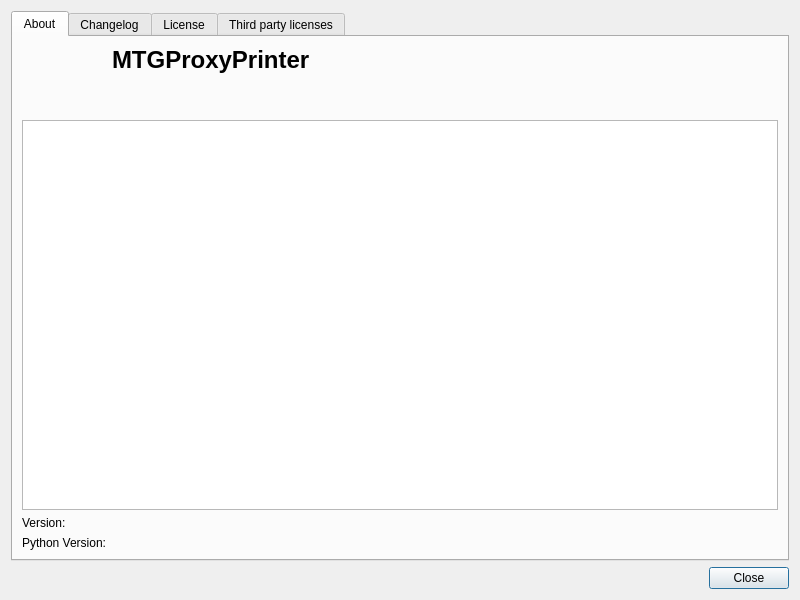
<?xml version="1.0" encoding="UTF-8"?>
<ui version="4.0">
 <class>AboutDialog</class>
 <widget class="QDialog" name="AboutDialog">
  <property name="geometry">
   <rect>
    <x>0</x>
    <y>0</y>
    <width>800</width>
    <height>600</height>
   </rect>
  </property>
  <property name="windowTitle">
   <string>About MTGProxyPrinter</string>
  </property>
  <property name="modal">
   <bool>true</bool>
  </property>
  <layout class="QVBoxLayout" name="verticalLayout">
   <item>
    <widget class="QTabWidget" name="tab_widget">
     <property name="currentIndex">
      <number>0</number>
     </property>
     <widget class="QWidget" name="tab_about">
      <attribute name="title">
       <string>About</string>
      </attribute>
      <layout class="QGridLayout" name="tab_about_layout">
       <item row="3" column="1" colspan="2">
        <widget class="QLabel" name="python_version_label">
         <property name="textInteractionFlags">
          <set>Qt::TextSelectableByMouse</set>
         </property>
        </widget>
       </item>
       <item row="0" column="1">
        <widget class="QLabel" name="mtg_proxy_printer_name">
         <property name="text">
          <string>&lt;html&gt;&lt;head/&gt;&lt;body&gt;&lt;p&gt;&lt;span style=&quot; font-size:xx-large; font-weight:600;&quot;&gt;MTGProxyPrinter&lt;/span&gt;&lt;/p&gt;&lt;p&gt;&lt;br/&gt;&lt;/p&gt;&lt;/body&gt;&lt;/html&gt;</string>
         </property>
         <property name="textInteractionFlags">
          <set>Qt::NoTextInteraction</set>
         </property>
        </widget>
       </item>
       <item row="0" column="0">
        <widget class="QLabel" name="mtg_proxy_printer_icon">
         <property name="text">
          <string/>
         </property>
        </widget>
       </item>
       <item row="2" column="0">
        <widget class="QLabel" name="mtg_proxy_printer_version_header_label">
         <property name="text">
          <string>Version:</string>
         </property>
         <property name="textInteractionFlags">
          <set>Qt::NoTextInteraction</set>
         </property>
        </widget>
       </item>
       <item row="0" column="2">
        <spacer name="horizontalSpacer">
         <property name="orientation">
          <enum>Qt::Horizontal</enum>
         </property>
         <property name="sizeHint" stdset="0">
          <size>
           <width>40</width>
           <height>20</height>
          </size>
         </property>
        </spacer>
       </item>
       <item row="3" column="0">
        <widget class="QLabel" name="python_version_header_label">
         <property name="text">
          <string>Python Version:</string>
         </property>
        </widget>
       </item>
       <item row="1" column="0" colspan="3">
        <widget class="QTextBrowser" name="about_text">
         <property name="sizePolicy">
          <sizepolicy hsizetype="Expanding" vsizetype="Expanding">
           <horstretch>0</horstretch>
           <verstretch>0</verstretch>
          </sizepolicy>
         </property>
         <property name="markdown">
          <string>{application_name} allows printing 
[Magic: The Gathering](https://magic.wizards.com/) cards for play-testing
purposes.

{application_name} is unofficial Fan Content permitted under the 
[Fan Content Policy](https://company.wizards.com/fancontentpolicy). Not
approved/endorsed by Wizards. Portions of the materials used are property of
Wizards of the Coast. ©[Wizards of the Coast LLC](https://company.wizards.com/).

Under the Fan Content Policy, you may neither sell the data downloaded using
this program, including the card database content and downloaded card images,
nor any documents created, both in digital and physical form.

Project Website: 
[{application_name} home page]({application_home_page})

</string>
         </property>
         <property name="openExternalLinks">
          <bool>true</bool>
         </property>
        </widget>
       </item>
       <item row="2" column="1" colspan="2">
        <widget class="QLabel" name="mtg_proxy_printer_version_label">
         <property name="text">
          <string/>
         </property>
         <property name="textFormat">
          <enum>Qt::PlainText</enum>
         </property>
         <property name="alignment">
          <set>Qt::AlignLeading|Qt::AlignLeft|Qt::AlignVCenter</set>
         </property>
         <property name="textInteractionFlags">
          <set>Qt::TextSelectableByMouse</set>
         </property>
        </widget>
       </item>
      </layout>
     </widget>
     <widget class="QTextBrowser" name="changelog_text_browser">
      <property name="inputMethodHints">
       <set>Qt::ImhNone</set>
      </property>
      <property name="documentTitle">
       <string>Changelog</string>
      </property>
      <property name="textInteractionFlags">
       <set>Qt::LinksAccessibleByKeyboard|Qt::LinksAccessibleByMouse|Qt::TextBrowserInteraction|Qt::TextSelectableByKeyboard|Qt::TextSelectableByMouse</set>
      </property>
      <property name="openExternalLinks">
       <bool>true</bool>
      </property>
      <attribute name="title">
       <string>Changelog</string>
      </attribute>
     </widget>
     <widget class="QTextBrowser" name="license_text_browser">
      <property name="inputMethodHints">
       <set>Qt::ImhNone</set>
      </property>
      <property name="textInteractionFlags">
       <set>Qt::LinksAccessibleByKeyboard|Qt::LinksAccessibleByMouse|Qt::TextBrowserInteraction|Qt::TextSelectableByKeyboard|Qt::TextSelectableByMouse</set>
      </property>
      <property name="openExternalLinks">
       <bool>true</bool>
      </property>
      <attribute name="title">
       <string>License</string>
      </attribute>
     </widget>
     <widget class="QTextBrowser" name="third_party_license_text_browser">
      <property name="textInteractionFlags">
       <set>Qt::LinksAccessibleByKeyboard|Qt::LinksAccessibleByMouse|Qt::TextBrowserInteraction|Qt::TextSelectableByKeyboard|Qt::TextSelectableByMouse</set>
      </property>
      <property name="openExternalLinks">
       <bool>true</bool>
      </property>
      <attribute name="title">
       <string>Third party licenses</string>
      </attribute>
     </widget>
    </widget>
   </item>
   <item>
    <widget class="QDialogButtonBox" name="buttonBox">
     <property name="orientation">
      <enum>Qt::Horizontal</enum>
     </property>
     <property name="standardButtons">
      <set>QDialogButtonBox::Close</set>
     </property>
    </widget>
   </item>
  </layout>
 </widget>
 <resources/>
 <connections>
  <connection>
   <sender>buttonBox</sender>
   <signal>accepted()</signal>
   <receiver>AboutDialog</receiver>
   <slot>accept()</slot>
   <hints>
    <hint type="sourcelabel">
     <x>248</x>
     <y>254</y>
    </hint>
    <hint type="destinationlabel">
     <x>157</x>
     <y>274</y>
    </hint>
   </hints>
  </connection>
  <connection>
   <sender>buttonBox</sender>
   <signal>rejected()</signal>
   <receiver>AboutDialog</receiver>
   <slot>reject()</slot>
   <hints>
    <hint type="sourcelabel">
     <x>316</x>
     <y>260</y>
    </hint>
    <hint type="destinationlabel">
     <x>286</x>
     <y>274</y>
    </hint>
   </hints>
  </connection>
 </connections>
</ui>
